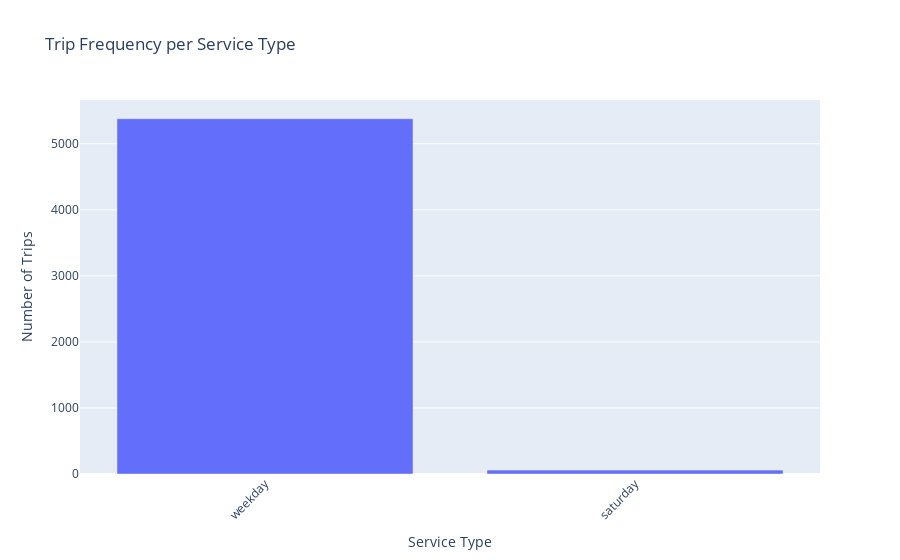

The cell this chart's notebook holds for it:
### Code cell
trip_service_counts = trips['service_id'].value_counts().reset_index()
trip_service_counts.columns = ['service_id', 'count']

fig = px.bar(
    trip_service_counts,
    x='service_id',
    y='count',
    labels={'service_id': 'Service Type', 'count': 'Number of Trips'},
    title='Trip Frequency per Service Type'
)

fig.update_layout(xaxis_tickangle=-45)
fig.show()

### Figure 1 — Plotly figure (JSON) as saved in the notebook; plotly's stock layout.template omitted (floating-point values rounded to 4 significant figures)
{"data": [{"hovertemplate": "Service Type=%{x}<br>Number of Trips=%{y}<extra></extra>", "legendgroup": "", "marker": {"color": "#636efa", "pattern": {"shape": ""}}, "name": "", "orientation": "v", "showlegend": false, "textposition": "auto", "type": "bar", "x": ["weekday", "saturday"], "xaxis": "x", "y": [5379, 59], "yaxis": "y"}], "layout": {"barmode": "relative", "legend": {"tracegroupgap": 0}, "title": {"text": "Trip Frequency per Service Type"}, "xaxis": {"anchor": "y", "domain": [0, 1], "tickangle": -45, "title": {"text": "Service Type"}}, "yaxis": {"anchor": "x", "domain": [0, 1], "title": {"text": "Number of Trips"}}}}
